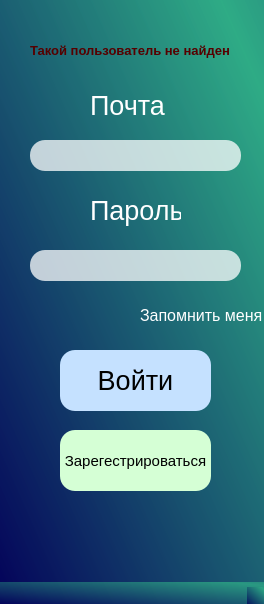
<?xml version="1.0" encoding="UTF-8"?>
<ui version="4.0">
 <class>MainWindow</class>
 <widget class="QMainWindow" name="MainWindow">
  <property name="geometry">
   <rect>
    <x>0</x>
    <y>0</y>
    <width>264</width>
    <height>604</height>
   </rect>
  </property>
  <property name="windowTitle">
   <string>Вход в аккаунт</string>
  </property>
  <property name="windowIcon">
   <iconset>
    <normaloff>../output/main/_internal/management_resource_organization_team_talent_icon_260184.png</normaloff>../output/main/_internal/management_resource_organization_team_talent_icon_260184.png</iconset>
  </property>
  <property name="styleSheet">
   <string notr="true">background-color: qlineargradient(spread:reflect, x1:0, y1:1, x2:0.920455, y2:0.085, stop:0 rgba(0, 0, 88, 190), stop:1 rgba(43, 170, 132, 190));</string>
  </property>
  <widget class="QWidget" name="centralwidget">
   <widget class="QLabel" name="label">
    <property name="geometry">
     <rect>
      <x>90</x>
      <y>90</y>
      <width>91</width>
      <height>31</height>
     </rect>
    </property>
    <property name="font">
     <font>
      <pointsize>20</pointsize>
     </font>
    </property>
    <property name="styleSheet">
     <string notr="true">background-color: rgba(255, 255, 255, 0);
border-color: rgba(255, 255, 255, 0);
color: rgb(255, 255, 255);</string>
    </property>
    <property name="text">
     <string>Почта</string>
    </property>
   </widget>
   <widget class="QLabel" name="label_2">
    <property name="geometry">
     <rect>
      <x>90</x>
      <y>190</y>
      <width>91</width>
      <height>41</height>
     </rect>
    </property>
    <property name="font">
     <font>
      <pointsize>20</pointsize>
     </font>
    </property>
    <property name="styleSheet">
     <string notr="true">background-color: rgba(255, 255, 255, 0);
border-color: rgba(255, 255, 255, 0);
color: rgb(255, 255, 255);</string>
    </property>
    <property name="text">
     <string>Пароль</string>
    </property>
   </widget>
   <widget class="QLineEdit" name="login">
    <property name="geometry">
     <rect>
      <x>30</x>
      <y>140</y>
      <width>211</width>
      <height>31</height>
     </rect>
    </property>
    <property name="font">
     <font>
      <pointsize>12</pointsize>
     </font>
    </property>
    <property name="styleSheet">
     <string notr="true">background-color: rgb(255, 255, 255, 190);
border-radius: 15px;</string>
    </property>
   </widget>
   <widget class="QLineEdit" name="password">
    <property name="geometry">
     <rect>
      <x>30</x>
      <y>250</y>
      <width>211</width>
      <height>31</height>
     </rect>
    </property>
    <property name="font">
     <font>
      <pointsize>12</pointsize>
     </font>
    </property>
    <property name="styleSheet">
     <string notr="true">background-color: rgb(255, 255, 255, 190);
border-radius: 15px;
</string>
    </property>
    <property name="inputMask">
     <string/>
    </property>
    <property name="echoMode">
     <enum>QLineEdit::Password</enum>
    </property>
   </widget>
   <widget class="QPushButton" name="enter">
    <property name="geometry">
     <rect>
      <x>60</x>
      <y>350</y>
      <width>151</width>
      <height>61</height>
     </rect>
    </property>
    <property name="font">
     <font>
      <pointsize>20</pointsize>
     </font>
    </property>
    <property name="styleSheet">
     <string notr="true">background-color:rgb(197, 225, 255);
border-radius: 15px;</string>
    </property>
    <property name="text">
     <string>Войти</string>
    </property>
   </widget>
   <widget class="QCheckBox" name="rememberme">
    <property name="geometry">
     <rect>
      <x>120</x>
      <y>300</y>
      <width>151</width>
      <height>31</height>
     </rect>
    </property>
    <property name="font">
     <font>
      <pointsize>12</pointsize>
     </font>
    </property>
    <property name="styleSheet">
     <string notr="true">background-color: rgba(255, 255, 255, 0);
border-color: rgba(255, 255, 255, 0);
color: rgb(255, 255, 255);</string>
    </property>
    <property name="text">
     <string>Запомнить меня</string>
    </property>
   </widget>
   <widget class="QPushButton" name="registration">
    <property name="geometry">
     <rect>
      <x>60</x>
      <y>430</y>
      <width>151</width>
      <height>61</height>
     </rect>
    </property>
    <property name="font">
     <font>
      <pointsize>11</pointsize>
      <weight>50</weight>
      <italic>false</italic>
      <bold>false</bold>
      <strikeout>false</strikeout>
      <kerning>true</kerning>
     </font>
    </property>
    <property name="styleSheet">
     <string notr="true">background-color: rgb(213, 255, 213);
border-radius: 15px;</string>
    </property>
    <property name="text">
     <string>Зарегестрироваться</string>
    </property>
   </widget>
   <widget class="QLabel" name="loginerror">
    <property name="geometry">
     <rect>
      <x>30</x>
      <y>30</y>
      <width>221</width>
      <height>41</height>
     </rect>
    </property>
    <property name="font">
     <font>
      <pointsize>10</pointsize>
      <weight>75</weight>
      <bold>true</bold>
     </font>
    </property>
    <property name="styleSheet">
     <string notr="true">color: rgb(85, 0, 0);
background-color: rgba(255, 255, 255, 0);
border-color: rgba(255, 255, 255, 0);
</string>
    </property>
    <property name="text">
     <string>Такой пользователь не найден</string>
    </property>
   </widget>
  </widget>
  <widget class="QMenuBar" name="menubar">
   <property name="geometry">
    <rect>
     <x>0</x>
     <y>0</y>
     <width>264</width>
     <height>21</height>
    </rect>
   </property>
  </widget>
  <widget class="QStatusBar" name="statusbar"/>
 </widget>
 <resources/>
 <connections/>
</ui>
